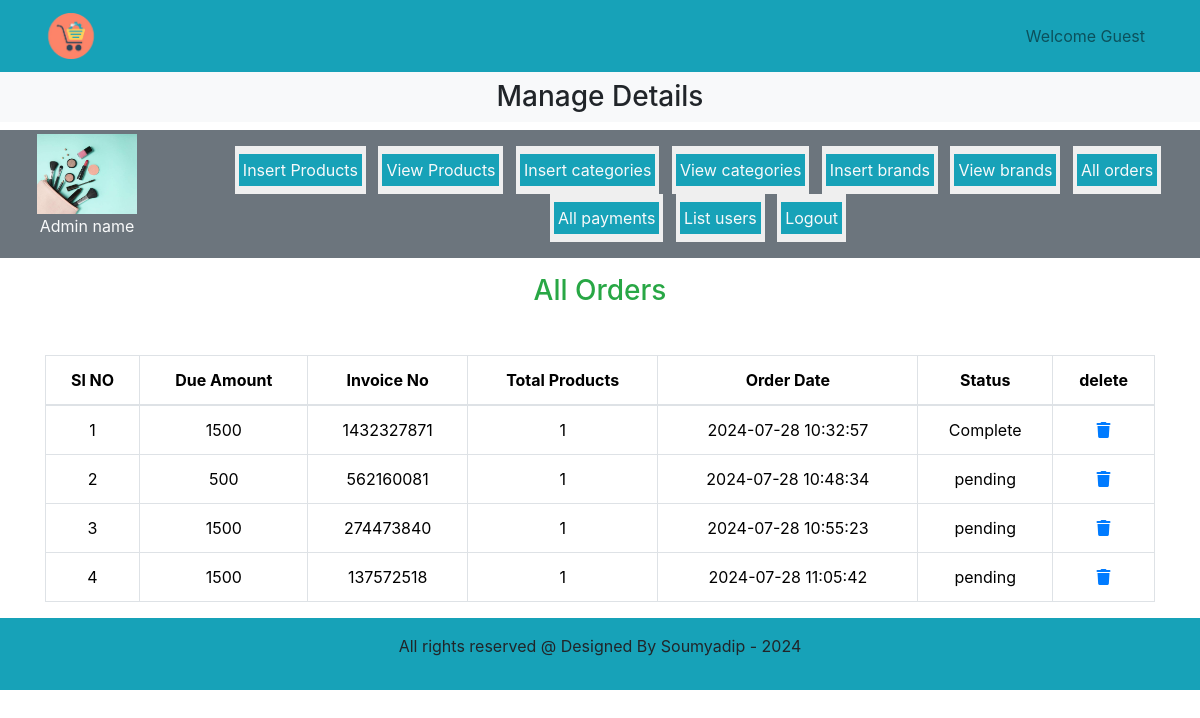
The page /Ecommerce_website/admin_area/index.php?list_orders on the database its author committed.
### tables this page shows
CREATE TABLE `user_orders` (
  `order_id` int(11) NOT NULL,
  `user_id` int(11) NOT NULL,
  `amount_due` int(255) NOT NULL,
  `invoice_number` int(255) NOT NULL,
  `total_products` int(255) NOT NULL,
  `order_date` timestamp NOT NULL DEFAULT current_timestamp() ON UPDATE current_timestamp(),
  `order_status` varchar(255) NOT NULL
);

### Ecommerce_website/admin_area/list_orders.php (the view, shortened to what this page needs)
<h3 class="text-success text-center">All Orders</h3>
<table class="table table-bordered mt-5">
    <thead class="bg-info">
        <?php
            $get_orders = "Select * from `user_orders`";
            $result = mysqli_query($con,$get_orders);
            $row_count=mysqli_num_rows($result);
    if($row_count==0) {
        echo"<h2 class='text-danger text-center mt-5'>No orders Yet</h2>";
    }
    else {
        echo "<tr class='text-center'>
        <th>Sl NO</th>
        <th>Due Amount</th>
        <th>Invoice No</th>
        <th>Total Products</th>
        <th>Order Date</th>
        <th>Status</th>
        <th>delete</th>
    </tr>
</thead>
<tbody>";
        $number=0;
        while($row_data=mysqli_fetch_assoc($result)){
            $amount_due=$row_data['amount_due'];
            $invoice_number=$row_data['invoice_number'];
            $total_products=$row_data['total_products'];
            $order_date=$row_data['order_date'];
            $order_status=$row_data['order_status'];
            $number++;
            echo "<tr class='text-center'>
            <td>$number</td>
            <td>$amount_due</td>
            <td>$invoice_number</td>
            <td>$total_products</td>
            <td>$order_date</td>
            <td>$order_status</td>
            <td><a href=''><i class='fa-solid fa-trash'></i></a></td>
        </tr>";
        }
    }
        ?>
    </tbody>
</table>

### Ecommerce_website/style.css (style rules this page uses)
* { margin: 0; padding: 0; box-sizing: border-box; }

### Ecommerce_website/admin_area/index.php (style rules this page uses)
body { overflow-x:hidden; }

### rows shown on the page
user_orders: amount_due "1500", invoice_number "1432327871", total_products "1", order_date "2024-07-28 10:32:57", order_status "Complete"
user_orders: amount_due "500", invoice_number "562160081", total_products "1", order_date "2024-07-28 10:48:34", order_status "pending"
user_orders: amount_due "1500", invoice_number "274473840", total_products "1", order_date "2024-07-28 10:55:23", order_status "pending"
user_orders: amount_due "1500", invoice_number "137572518", total_products "1", order_date "2024-07-28 11:05:42", order_status "pending"
